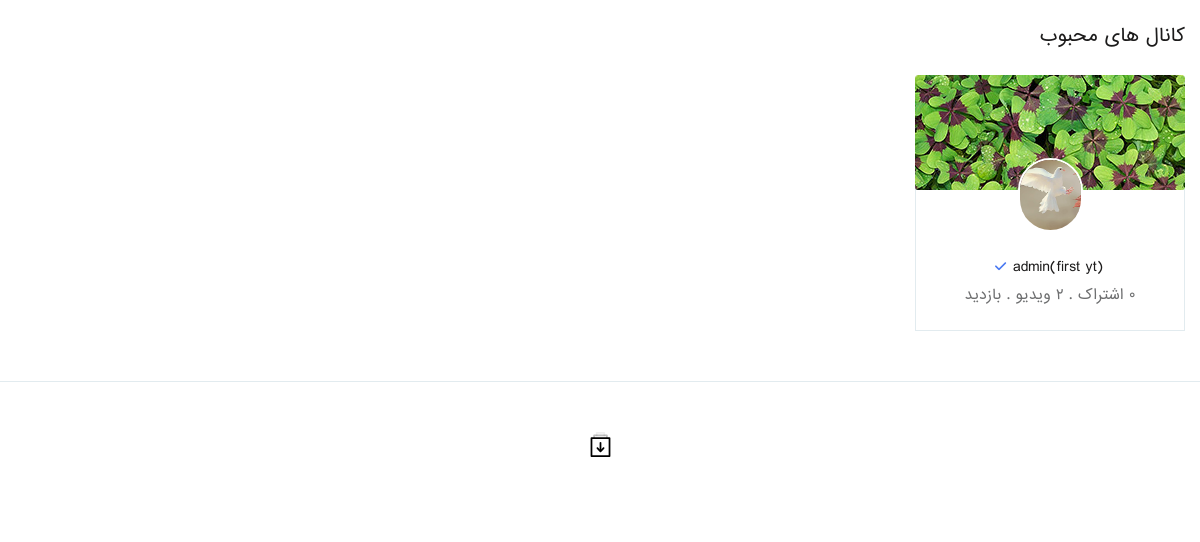
The page /browse_channels/ on the database its author committed.
### account/models.py (models this page shows, shortened)
class Profile(models.Model):
    user = models.ForeignKey(User,on_delete=models.CASCADE)
    follow = models.ManyToManyField('Profile',blank=True)
    channel_name = models.CharField(max_length=30,null=True,unique=True)
    image = models.ImageField(null=True,blank=True)
    banner = models.ImageField(null=True,blank=True)
    description = models.TextField()
    links = RichTextField(null=True)
    created_date = models.DateTimeField(auto_now_add=True)
    updated_date = models.DateTimeField(auto_now=True)
    @property
    def count_followers(self):
        followers_count = Profile.follow.through.objects.filter(to_profile=self).count()
        return followers_count
    @property
    def all_yt_videos(self):
        videos = self.video_set.filter(published=True)
        return videos
    @property
    def all_yt_visit(self):
        videos = self.video_set.filter(published=True)
        visit_count = 0
        for obj in videos:
            visit_count += obj.visited
        return visit_count

### youtube/views.py (the view)
# urls.py: path('browse_channels/',views.browse_channels,name='browse_channels'),
def browse_channels(request):
    channels = Profile.objects.exclude(image='').annotate(most_like=Count('video__like')).exclude(most_like=0).order_by('-most_like')
    return render(request,'browse_channels.html',{'channels':channels})

### youtube/models.py (called while the page is built)
    @property
    def visited(self):
        hit_count = get_hitcount_model().objects.get_for_object(self)
        return hit_count.hits

### templates/browse_channels.html (shortened to what this page needs)
{% extends 'base.html' %}
{% load static %}
{% block body %}
<section class="browse-sec">
	<div class="container">
		<div class="browse_catgs">
			<div class="brws-head">
				<h3>کانال های محبوب</h3>
				<div class="clearfix"></div>
				<div class="row">
					{% for channel in channels %}
					<div class="col-lg-3 col-md-3 col-sm-6 col-12">
						<div class="videoo">
							<div class="vid_thumbainl">
								<a href="{% url 'youtube:channel_home_page' channel.id %}" title="">
									<img src="{{channel.banner.url}}" alt="">
								</a>
							</div>
							<div class="video_info">
								<div class="vid_thumb">
									<img src="{{channel.image.url}}" alt="">
								</div>
								<h4><a href="{% url 'youtube:channel_home_page' channel.id %}" title="">{{channel.channel_name}}</a> <span class="verify_ic"><i class="icon-tick"></i></span></h4>
								<span>{{channel.count_followers}} اشتراک . {{channel.all_yt_videos.count}} ویدیو . {{channel.all_yt_visit}}  بازدید</span>
							</div>
						</div>
					</div>
					{% endfor %}
				</div>
			</div>
		</div>
	</div>
</section>
<section class="more_items_sec text-center">
	<div class="container">
		<a href="#" title="">
		</a>
	</div>
</section>
{% endblock body %}

### static/css/thumbs-embedded.css (style rules this page uses)
[class^="icon-"]:before, [class*=" icon-"]:before { font-family: "thumbs"; font-style: normal; font-weight: normal; speak: none; display: inline-block; text-decoration: inherit; width: 1em; margin-right: .2em; text-align: center; font-variant: normal; text-transform: none; line-height: 1em; margin-left: .2em; }
.icon-tick:before { content: '\e82d'; }

### static/css/style.css (style rules this page uses)
html, body, div, span, applet, object, iframe, h1, h2, h3, h4, h5, h6, p, blockquote, pre, a, abbr, acronym, address, big, cite, code, del, dfn, em, img, ins, kbd, q, s, samp, small, strike, strong, sub, sup, tt, var, b, u, i, center, dl, dt, dd, ol, ul, li, fieldset, form, label, legend, table, caption, tbody, tfoot, thead, tr, th, td, article, aside, canvas, details, embed, figure, figcaption, footer, header, hgroup, menu, nav, output, ruby, section, summary, time, mark, audio, video { margin: 0; padding: 0; border: 0; font-size: 100%; font: inherit; vertical-align: baseline; direction:rtl; }
article, aside, details, figcaption, figure, footer, header, hgroup, menu, nav, section { display: block; }
body { font-family: Iransans; font-size: 14px; font-weight: 400; overflow-x: hidden; }
* { margin:0; padding: 0; }
section { position: relative; }
img { height: auto; margin-bottom: -6px; }
a, a:hover { color: inherit; }
h1,h2,h3 { font-weight: 700; }
.container { max-width: 1170px; }
.side_links .dp_ul li span.act_status, .vid-pr img, .img-ch img, .vid_thumbainl.br img, .vidz_row, .chat_view, .usr_name, .play_vid, .vid_thumbainl > a img, .vid-time, .img-info-ch, .wk-img img, .video_info.ms.br ul li span, .active-mb.pr, .active-mb.sr, .active-mb.mr, .dp_ul li span.act_status { -webkit-border-radius: 3px; -moz-border-radius: 3px; -ms-border-radius: 3px; -o-border-radius: 3px; border-radius: 3px; }
.vc_hd > img, .play-video, .live_sign, .browse_catgs .vid_thumb > img, .gend .checkmark, .gend .checkmark:before, .user-ac-img img, #signup_form .checkmark, .usr_name > img { -webkit-border-radius: 100px; -moz-border-radius: 100px; -ms-border-radius: 100px; -o-border-radius: 100px; border-radius: 100px; }
.videoo { margin-bottom: 26px; }
.vid_thumbainl { position: relative; margin-bottom: 23px; }
.vid_thumbainl { position: relative; }
.vid_thumbainl > a { display: block; position: relative; overflow: hidden; }
.vid_thumbainl > a img { width: 100%; object-fit: cover; }
.video_info { width: 100%; margin-top: 14px; }
.video_info > span { display: inline-block; color: #6e6f70; font-size: 14px; line-height: 16px; }
.verify_ic i { display: inline-block; font-size: 8px; margin-left: 6px; position: relative; top: -2px; }
.video_info > h4 { color: #6e6f70; font-size: 14px; line-height: 16px; padding-top: 5px; display: block; margin-bottom: 2px; }
.more_items_sec { padding: 70px 0; border-top: 1px solid #e2ebef; }
.more_items_sec svg { width: 25px; height: 25px; }
.browse_catgs { padding-top: 21px; margin-bottom: -30px; }
.brws-head > h3 { color: #1c1b1b; font-size: 18px; font-weight: 500; margin-bottom: 24px; float: right; }
.browse_catgs .videoo { text-align: center; margin-bottom: 30px; }
.browse_catgs .vid_thumbainl { margin-bottom: 0; }
.browse_catgs .video_info { margin-top: 0; border:1px solid #e2ebef; border-top: 0; padding-bottom: 23px; }
.browse_catgs .vid_thumb { max-width: 65px; margin: 0 auto; margin-top: -34px; position: relative; z-index: 0; margin-bottom: 20px; }
.browse_catgs .vid_thumb > img { width: 100%; border:2px solid #fff; }
.browse_catgs .video_info > h4 { color: #1c1b1b; font-size: 14px; font-weight: 500; margin-bottom: 6px; }
.browse_catgs .video_info > span { padding: 0 30px; color: #6e6f70; font-size: 14px; line-height: 21px; }
.browse_catgs .video_info .verify_ic i { margin-left: 0; }
.browse-sec { padding-bottom: 50px; }

### static/css/responsive.css (style rules this page uses)
@media (max-width: 1200px) { .container { max-width: 100%;padding: 0 15px; } }
@media (max-width: 1200px) { .video_info > h4 { font-size: 14px; } }
@media (max-width: 1200px) { .more_items_sec { padding: 50px 0; } }

### static/css/color.css (style rules this page uses)
.vid_thums li a.active, .vid_thums li a:hover, .verify_ic i, .cmt-pr li span:hover a, .cmt-pr li span:hover i, .rt-cmt:hover, .coments > a:hover, .suggestions p a .mm_menu li:hover a, .mm_menu li:hover i, .m_linkz .mm_menu li a:hover, .social_links li a:hover, .abt-rw.tgs ul li a, .more-ch:hover, .lnks li a:hover, .search_form form button:hover { color:#4878f2; }

### rows shown on the page
Profile: banner (picture), image (picture), channel_name "admin(first yt)"
